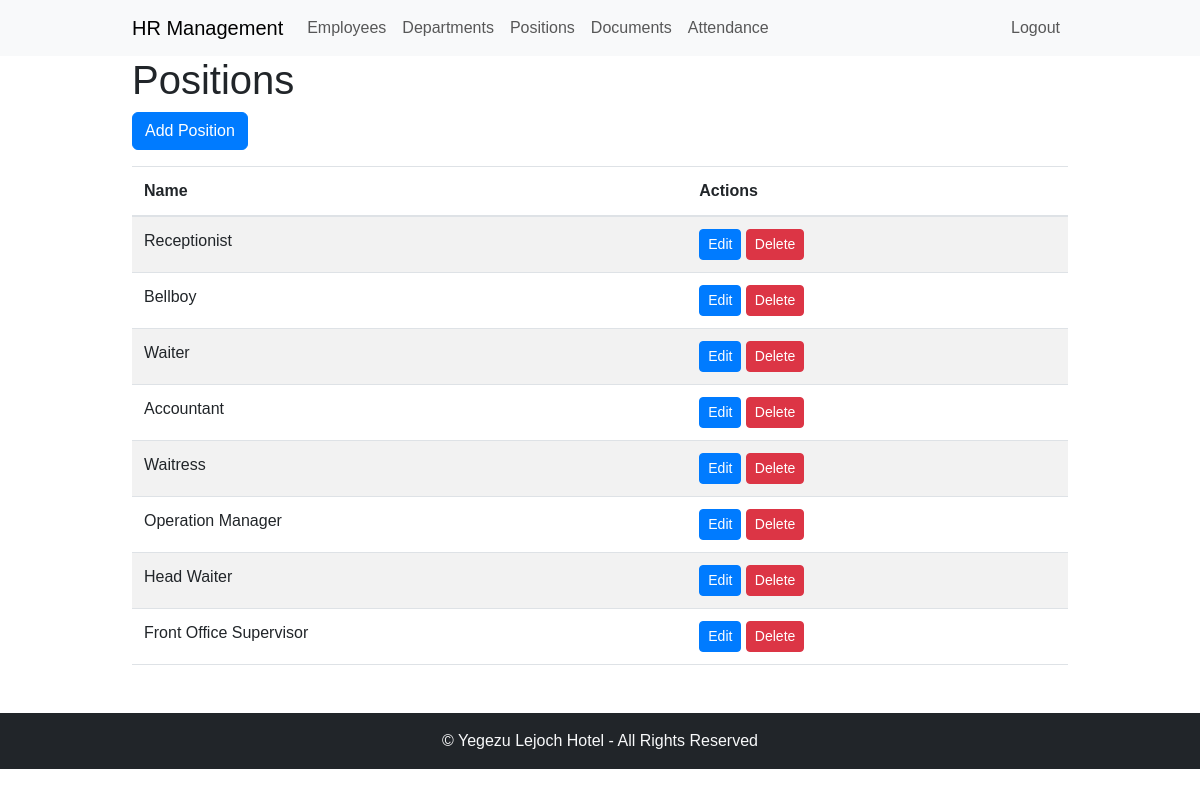
/positions/ (signed in), run on an earlier commit of the app's database.
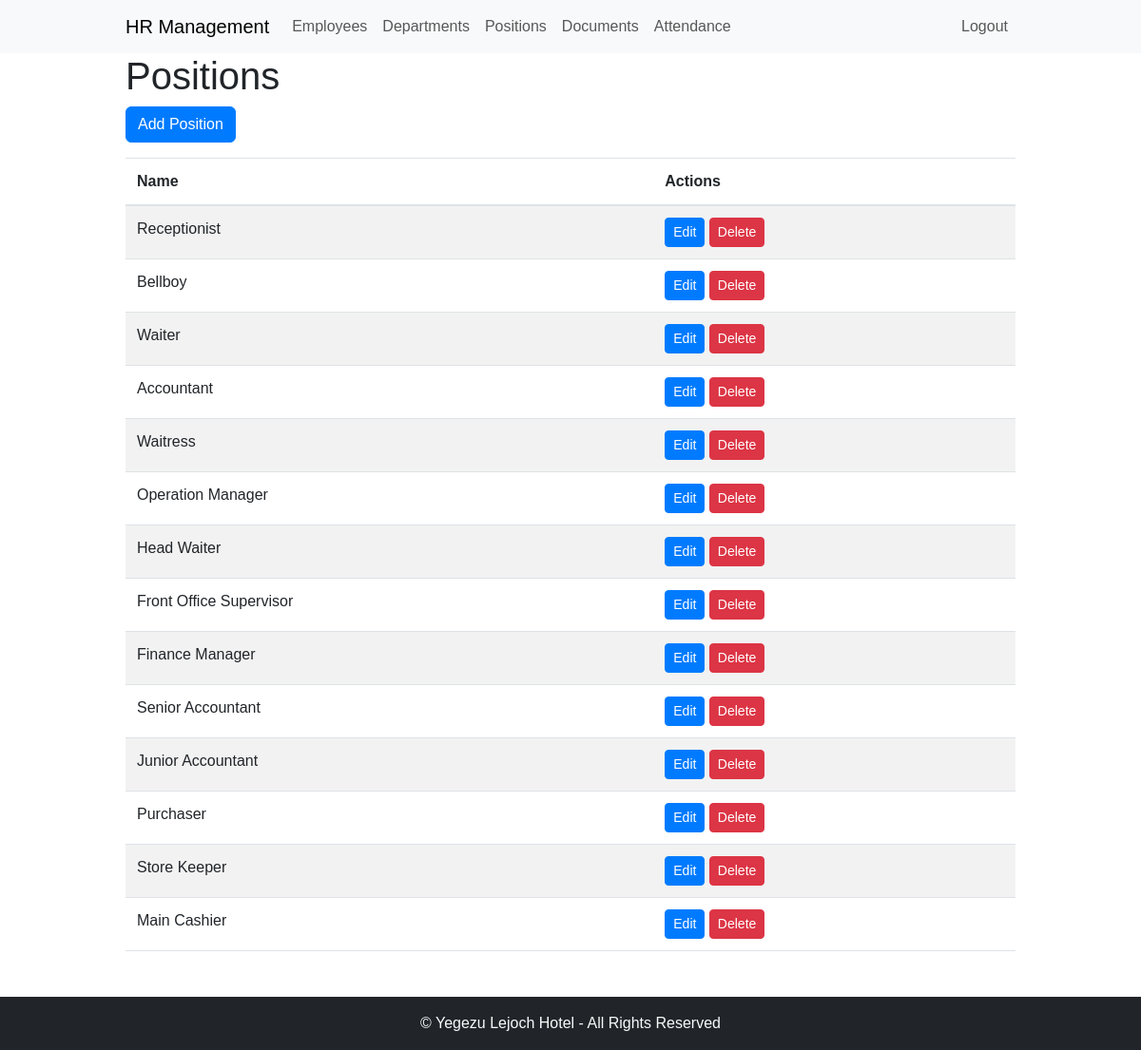
And on a later commit of the database.
### employee_management/models.py (models this page shows, shortened)
class Position(models.Model):
    name = models.CharField(max_length=50)

### employee_management/views.py (the view)
# urls.py: path('positions/', position_list, name='position_list'),
@login_required
def position_list(request):
    positions = Position.objects.all()
    return render(request, 'position_list.html', {'positions': positions})

### employee_management/templates/position_list.html (shortened to what this page needs)
{% extends 'base.html' %}
{% block content %}
<h1>Positions</h1>
<a href="{% url 'hrms:position_create' %}" class="btn btn-primary mb-3">Add Position</a>
<table class="table table-striped">
    <thead>
        <tr>
            <th>Name</th>
            <th>Actions</th>
        </tr>
    </thead>
    <tbody>
        {% for position in positions %}
        <tr>
            <td>{{ position.name }}</td>
            <td>
                <a href="{% url 'hrms:position_update' pk=position.pk %}" class="btn btn-primary btn-sm">Edit</a>
                <a href="{% url 'hrms:position_delete' pk=position.pk %}" class="btn btn-danger btn-sm" onclick="return confirm('Are you sure you want to delete this position?')">Delete</a>
            </td>
        </tr>
        {% endfor %}
    </tbody>
</table>
{% endblock %}

What changed in the data, as far as the page shows it:
added Position: name "Finance Manager"
added Position: name "Senior Accountant"
added Position: name "Junior Accountant"
added Position: name "Purchaser"
added Position: name "Store Keeper"
added Position: name "Main Cashier"
